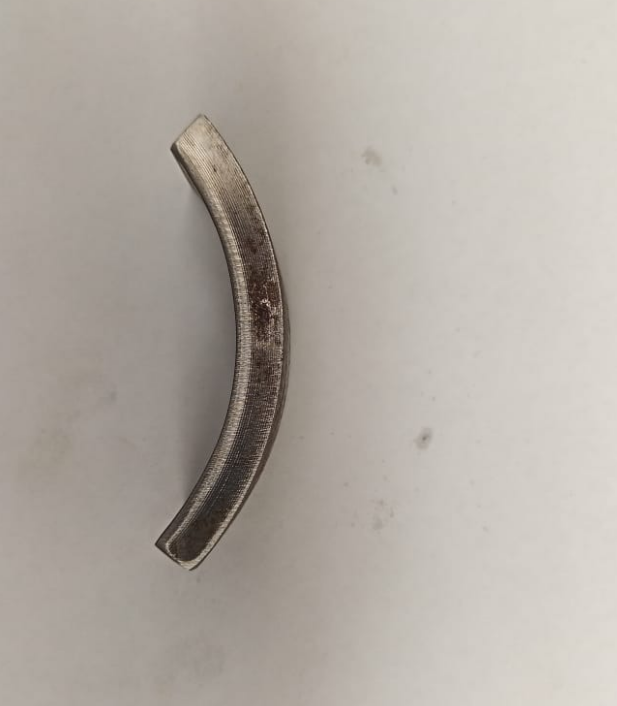
#> input picture img/photo_14.png, 617 x 706 px
$ jupyter execute --allow-errors centro_contorno.ipynb   (shell and % lines are left out)
#> lines starting #> are read from the running program, lines starting #| are printed output that depends on the picture; after the words box and inside, x2 and y2 are one past the last pixel; in counts of white or black regions, pixels touching at a corner belong together
# Centro de un Contorno con OpenCV Python

Ref: https://robologs.net/2019/06/24/buscar-el-centro-de-un-contorno-con-opencv-python/

## Instalar librerias (solo la primera vez)
* [Numpy](https://pypi.org/project/numpy/)
* [Opencv](https://pypi.org/project/opencv-python/)
* [Matplotlib](https://pypi.org/project/matplotlib/)

## Cargar imagen

[cell 1]
import numpy as np
import cv2
import matplotlib.pyplot as plt

#Cargamos una fuente de texto
font = cv2.FONT_HERSHEY_SIMPLEX

#Abrimos la imagen
imagen = cv2.imread("../img/photo_14.png")
#> imagen is the input picture: shape (706, 617, 3); mean B, G, R 164.1, 171.6, 178.5
if(imagen is None):
    print("Error: no se ha podido encontrar la imagen")
    quit()

# OpenCV by default reads images in BGR format
imagen_original = cv2.cvtColor(imagen, cv2.COLOR_BGR2RGB)

plt.imshow(imagen_original)
plt.show()

Tutorial de [segmentación](https://realpython.com/python-opencv-color-spaces/).

## Ver distribucion de colores RGB en 3D (opcional)

[cell 2]
from mpl_toolkits.mplot3d import Axes3D
from matplotlib import cm
from matplotlib import colors

def plot3dColor (imagen):
    r, g, b = cv2.split(imagen)
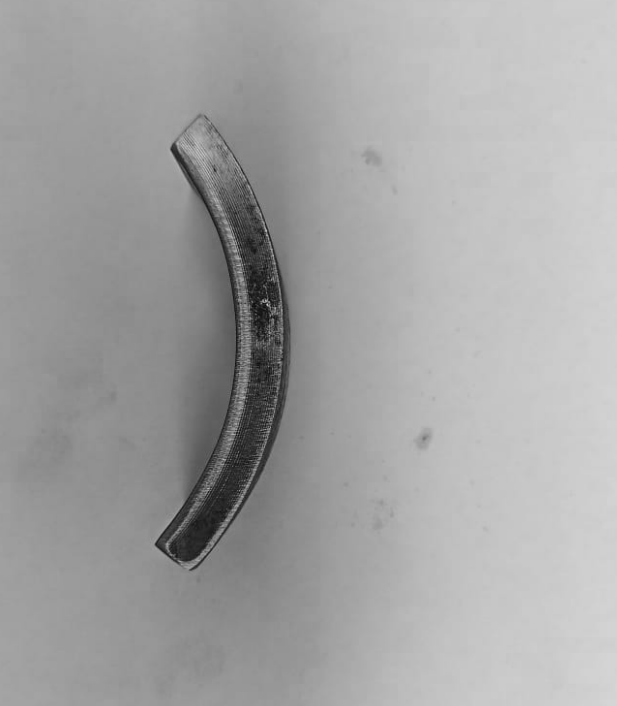
#> r: shape (706, 617); min 12, max 213, mean 164.1
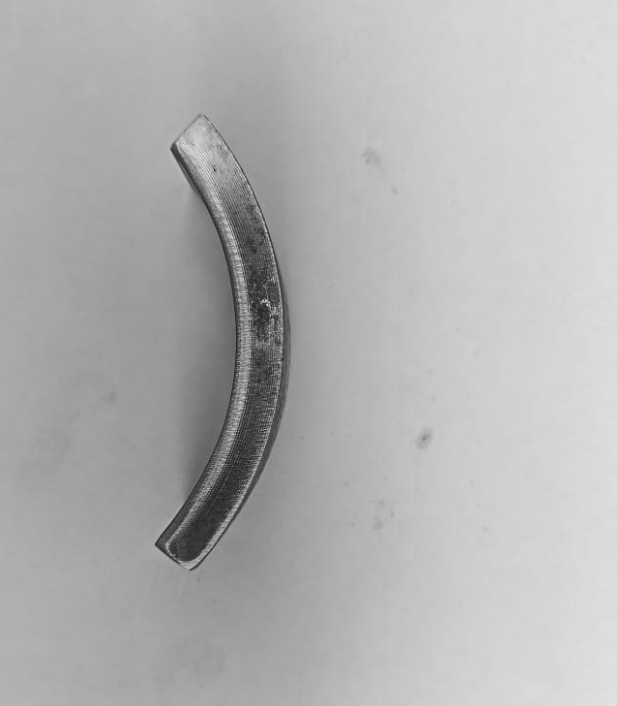
#> b: shape (706, 617); min 28, max 230, mean 178.5
    fig = plt.figure()
    axis = fig.add_subplot(1, 1, 1, projection="3d")

    pixel_colors = imagen.reshape((np.shape(imagen)[0]*np.shape(imagen)[1], 3))
    norm = colors.Normalize(vmin=-1.,vmax=1.)
    norm.autoscale(pixel_colors)
    pixel_colors = norm(pixel_colors).tolist()
#> pixel_colors = 435602 items

    axis.scatter(r.flatten(), g.flatten(), b.flatten(), facecolors=pixel_colors, marker=".")
    axis.set_xlabel("Red")
    axis.set_ylabel("Green")
    axis.set_zlabel("Blue")
    plt.show()
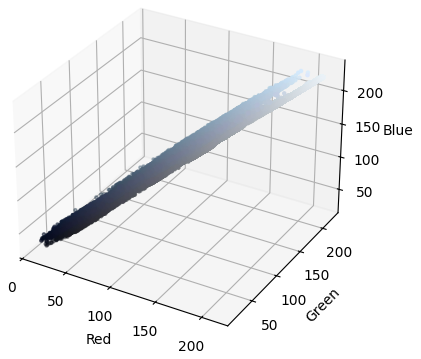
#> figure drawn by matplotlib, 1 panel

[cell 3]
plot3dColor(imagen)

## Cambiar de espacio color RGB a HSV

HSV significa tono, saturación y valor (o brillo) , y es un espacio de color cilíndrico. Los colores, o matices, se modelan como una dimensión angular que gira alrededor de un eje vertical central, que representa el canal de valor. Los valores van de oscuro (0 en la parte inferior) a claro en la parte superior. El tercer eje, la saturación, define los tonos de tono desde el menos saturado, en el eje vertical, hasta el más saturado, más alejado del centro

[cell 4]
hsv_imagen = cv2.cvtColor(imagen, cv2.COLOR_BGR2HSV)
#> hsv_imagen: shape (706, 617, 3); mean H, S, V 15.6, 22.4, 178.5
plt.imshow(hsv_imagen)
plt.show()

[cell 5]
plot3dColor(hsv_imagen)
#> in plot3dColor (call 2), `r, g, b = cv2.split(imagen)`:
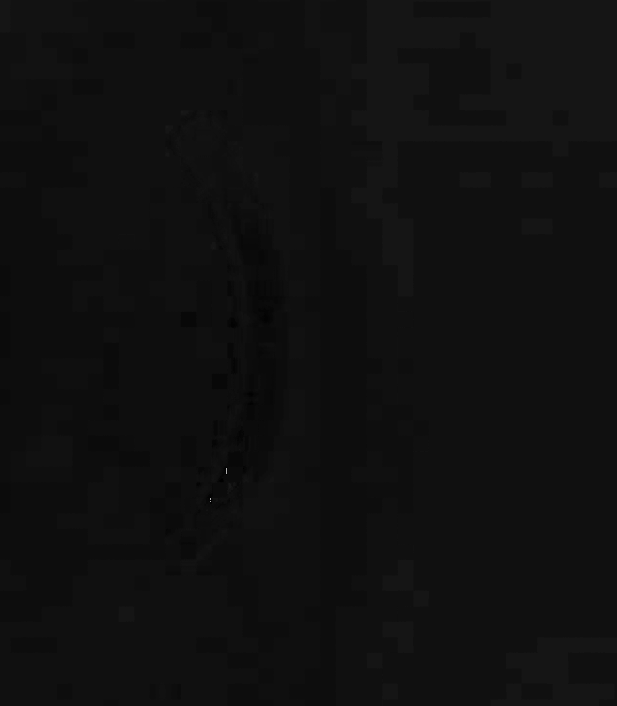
#> r: shape (706, 617); min 0, max 177, mean 15.6
#> in plot3dColor (call 2), `r, g, b = cv2.split(imagen)`:
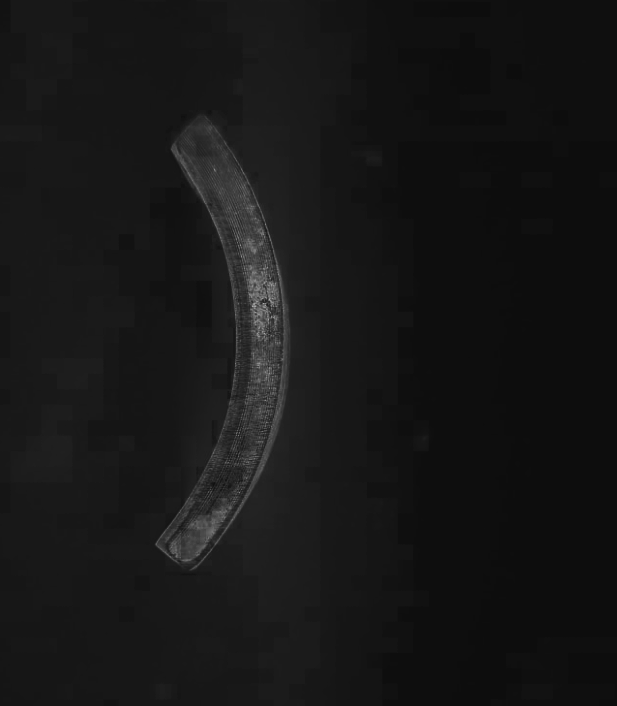
#> g: shape (706, 617); min 13, max 176, mean 22.4
#> in plot3dColor (call 2), `plt.show()`:
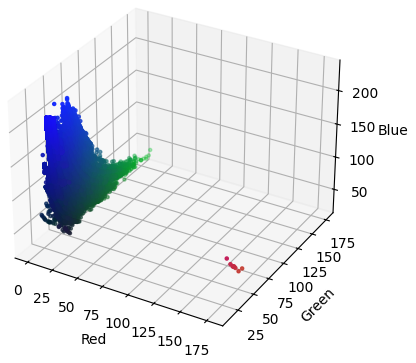
#> figure drawn by matplotlib, 1 panel

#> (a cell that did not finish here is left out)

[cell 7]
# Calculamos la mascara
#Establecemos el rango mínimo y máximo de (Blue, Green, Red):
hMin = 9
hMax = 34
sMin = 38
sMax = 44
vMin = 74
vMax = 172

color_bajos=np.array([hMin,sMin,vMin])
color_altos=np.array([hMax,sMax,vMax])

mascara = cv2.inRange(hsv_imagen, color_bajos, color_altos)
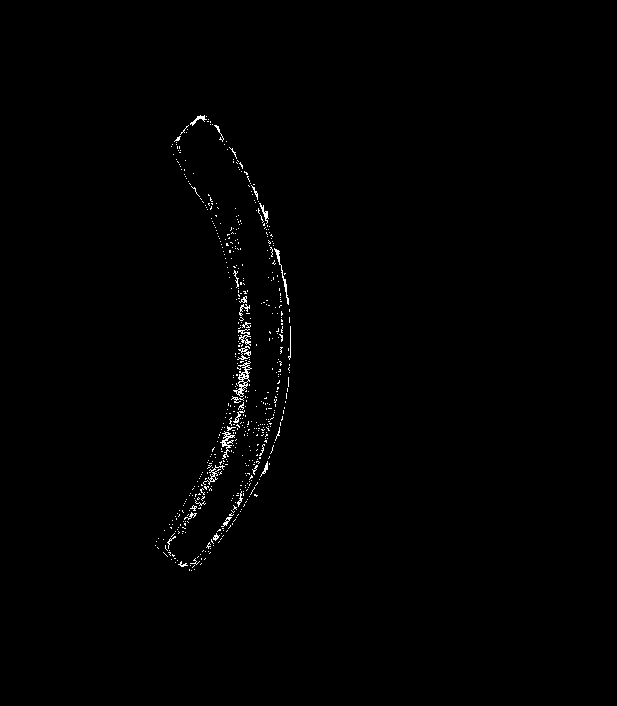
#> mascara: shape (706, 617); 0.63% white in thin lines or dots, all inside (x1, y1, x2, y2) = (155, 115, 291, 571)

resultado = cv2.bitwise_and(imagen, imagen, mask=mascara)
plt.imshow(resultado, cmap='gray')
plt.show()

[cell 8]
#Invertimos la mascara para obtener las bolas
mascara_inv = cv2.bitwise_not(mascara)
plt.imshow(mascara_inv, cmap='gray')
plt.show()

[cell 9]
#Eliminamos ruido
kernel = np.ones((3,3),np.uint8)
mascara_inv = cv2.morphologyEx(mascara_inv,cv2.MORPH_OPEN,kernel)
#> mascara_inv: shape (706, 617); 98.9% white; 224 black regions (203 under 20 px), largest, box (x1, y1, x2, y2) and area: (182, 265, 252, 529) 2285, (256, 203, 289, 305) 361, (245, 414, 274, 486) 254
mascara_inv = cv2.morphologyEx(mascara_inv,cv2.MORPH_CLOSE,kernel)
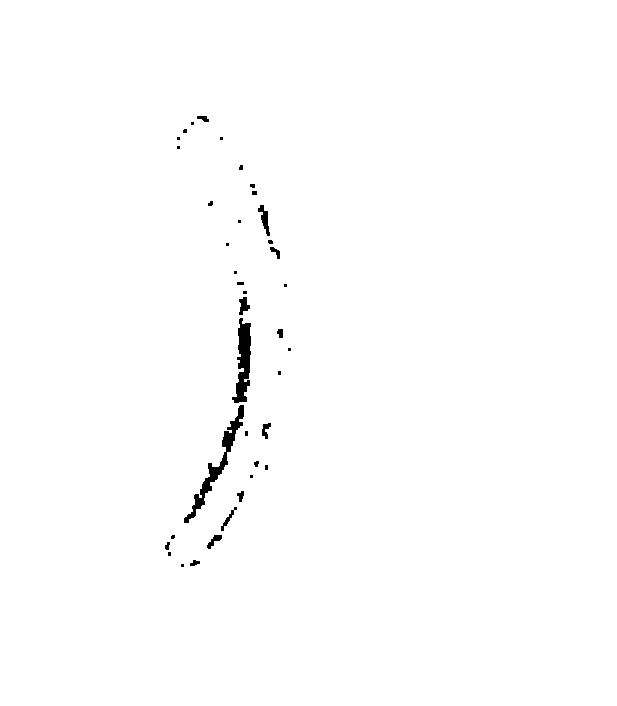
#> mascara_inv: shape (706, 617); 99.3% white; 38 black regions (21 under 20 px)
plt.imshow(mascara_inv, cmap='gray')
plt.show()

[cell 10]
#Buscamos los contornos de las bolas y los dibujamos en verde
contours,_ = cv2.findContours(mascara_inv, cv2.RETR_LIST, cv2.CHAIN_APPROX_SIMPLE)
#> contours = 40 contours, 15 with area under 20; largest, box (x1, y1, x2, y2) and area: (0, 0, 617, 706) 434280, (183, 404, 245, 524) 1171, (231, 317, 252, 404) 1014, (257, 204, 271, 237) 200, (238, 296, 251, 316) 146
cv2.drawContours(imagen_original, contours, -1, (0,255,0), 2)
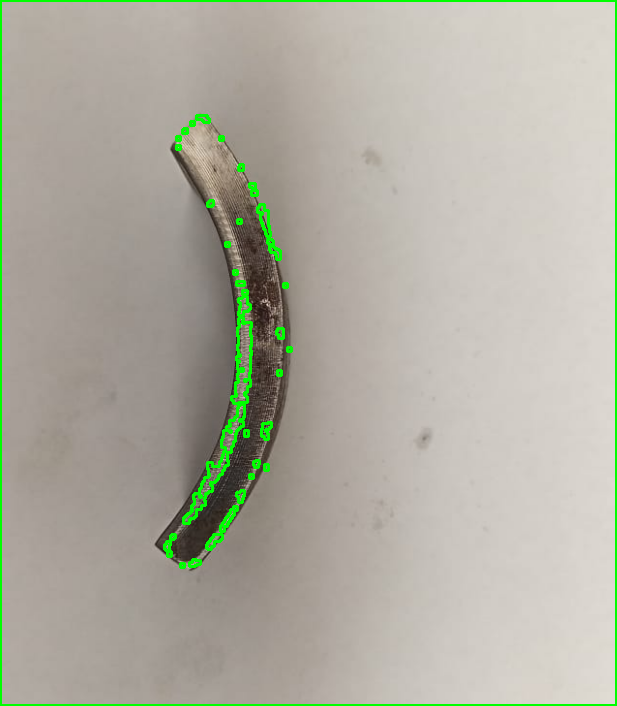
#> imagen_original: shape (706, 617, 3); mean R, G, B 174.9, 174, 160.9
plt.imshow(imagen_original)
plt.show()

[cell 11]
#Buscamos el centro de las bolas y lo pintamos en rojo
for i in contours:
    #Calcular el centro a partir de los momentos
    momentos = cv2.moments(i)
    cx = int(momentos['m10']/momentos['m00'])
    cy = int(momentos['m01']/momentos['m00'])

    #Dibujar el centro
    cv2.circle(imagen_original,(cx, cy), 3, (0,0,255), -1)

    #Escribimos las coordenadas del centro
    cv2.putText(imagen_original,"(x: " + str(cx) + ", y: " + str(cy) + ")",(cx+10,cy+10), font, 0.5,(255,255,255),1)
#> this loop made 40 passes
#> (cx, cy) on passes 1 to 12: (182, 565), (194, 562), (169, 553), (167, 545), (213, 540), (172, 536), (226, 519), (235, 508), (240, 495), (251, 476), (266, 467), (256, 463)
#> (i, cx, cy) on pass 40: ([[0, 0], [0, 705], [616, 705], [616, 0]], 308, 352)
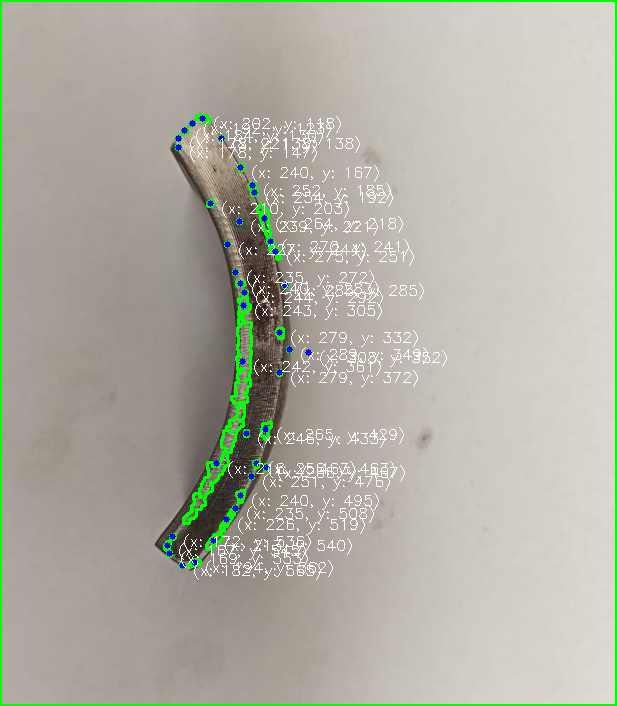
#> imagen_original: shape (706, 617, 3); 2.31% of pixels changed, all inside (x1, y1, x2, y2) = (164, 115, 447, 580)

[cell 12]
#Mostramos la imagen final
cv2.imshow('Final', imagen_original)

#Salir con ESC
while(1):
    tecla = cv2.waitKey(5) & 0xFF
#> (key Esc is pressed here)

$ run again, with img/photo_01.jpeg saved as img/photo_14.png
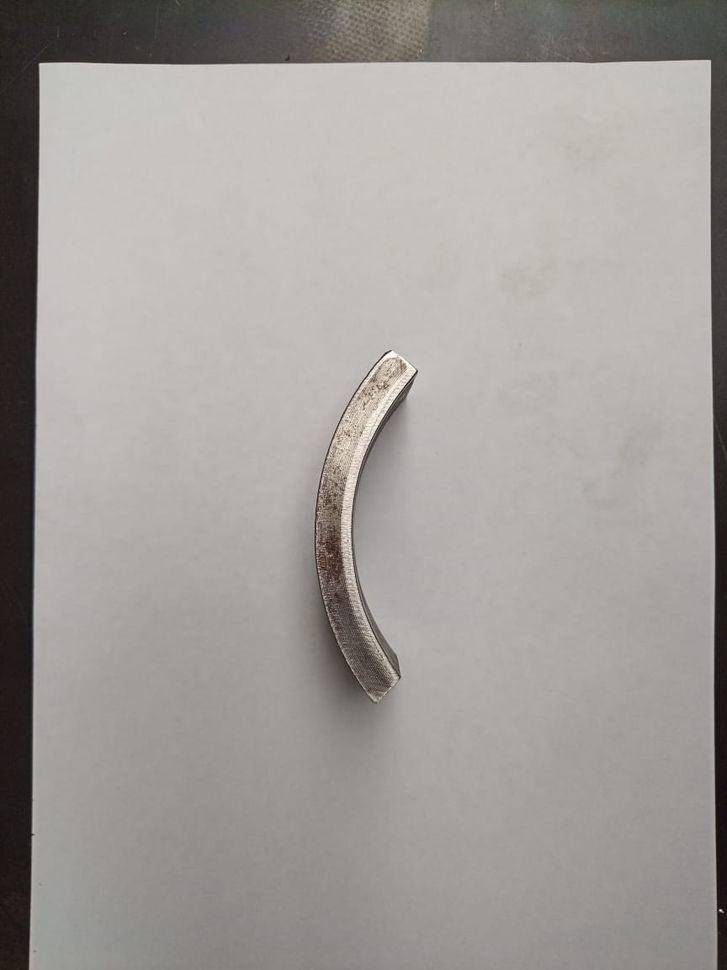
#> input picture img/photo_01.jpeg, 727 x 970 px, shrunk from 864 x 1152 before the run
#> imagen is the input picture: shape (970, 727, 3); mean B, G, R 153.2, 156.6, 160.5
#> pixel_colors = 705190 items
#> hsv_imagen: shape (970, 727, 3); mean H, S, V 17.9, 14.3, 160.6
#> `mascara = cv2.inRange(hsv_imagen, color_bajos, color_altos)`:
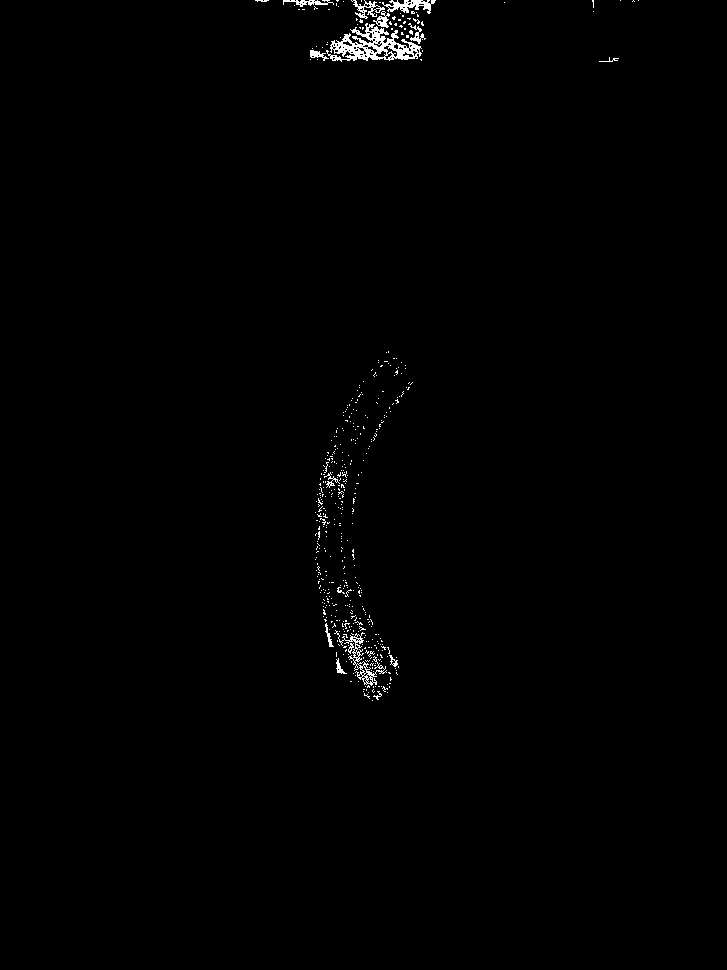
#> mascara: shape (970, 727); 0.67% white in thin lines or dots, all inside (x1, y1, x2, y2) = (255, 0, 639, 701)
#> contours = 41 contours, 19 with area under 20; largest, box (x1, y1, x2, y2) and area: (0, 0, 727, 970) 699262, (337, 614, 388, 689) 1522, (322, 469, 348, 489) 248, (316, 497, 328, 528) 179, (335, 657, 345, 675) 86
#> the loop `for i in contours:` made 41 passes
#> (cx, cy) on passes 1 to 8: (378, 695), (385, 689), (393, 662), (338, 666), (385, 648), (329, 639), (336, 632), (369, 621)
#> after the loop `for i in contours:`:
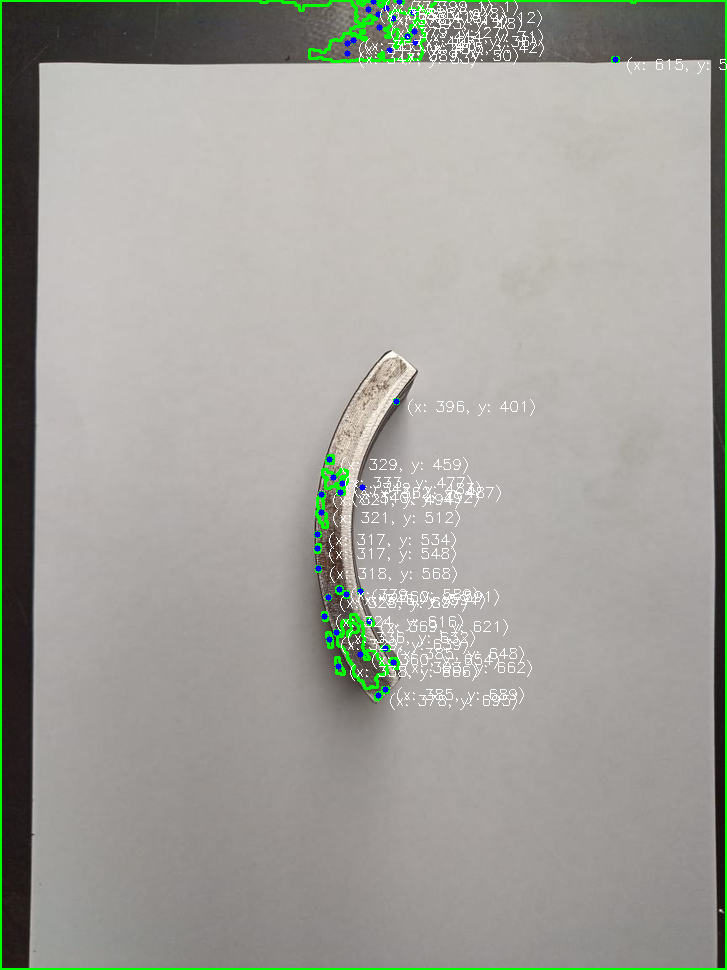
#> imagen_original: shape (970, 727, 3); mean R, G, B 160.3, 160.4, 153.7

$ run again, with img/photo_02.jpeg saved as img/photo_14.png
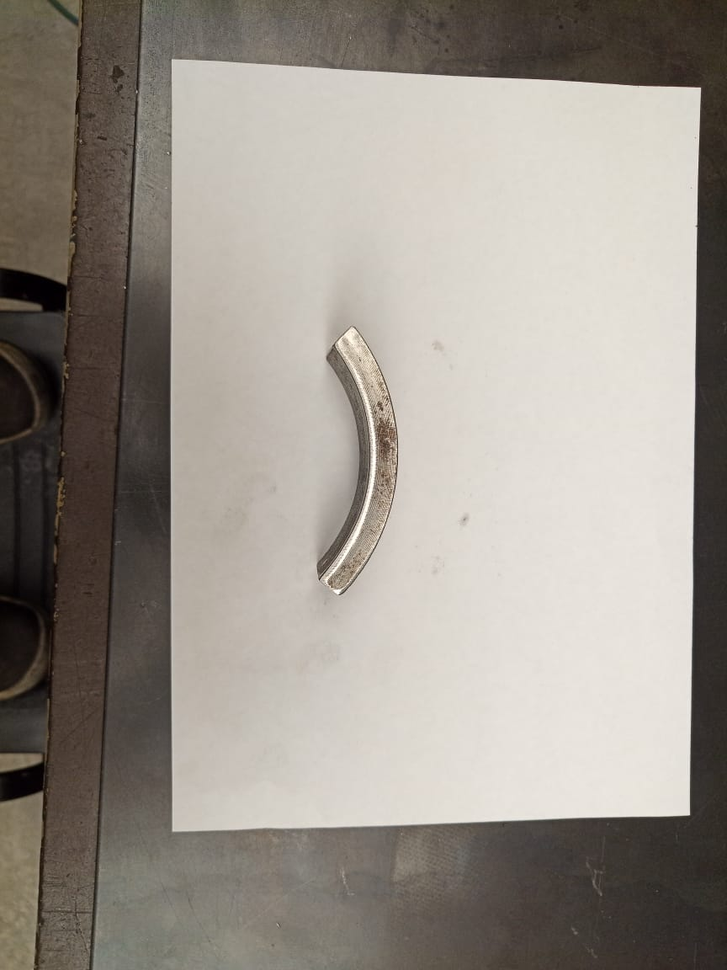
#> input picture img/photo_02.jpeg, 727 x 970 px, shrunk from 864 x 1152 before the run
#> imagen is the input picture: shape (970, 727, 3); mean B, G, R 139.2, 147.4, 153.9
#> pixel_colors = 705190 items
#> hsv_imagen: shape (970, 727, 3); mean H, S, V 17.7, 34, 154
#> mascara: shape (970, 727); 3.8% white; 913 white regions (866 under 20 px), largest, box (x1, y1, x2, y2) and area: (368, 825, 518, 970) 9237, (102, 727, 172, 849) 3394, (187, 0, 403, 72) 3256
#> contours = 101 contours, 43 with area under 20; largest, box (x1, y1, x2, y2) and area: (0, 0, 727, 970) 685592, (100, 726, 172, 837) 4123, (106, 568, 169, 715) 3806, (132, 253, 171, 326) 2223, (328, 358, 371, 540) 1874
#> the loop `for i in contours:` made 101 passes
#> (cx, cy) on passes 1, 2, 3, 4, 6, 7, 8, 9: (86, 966), (86, 959), (481, 945), (75, 949), (74, 934), (61, 936), (450, 935), (86, 935)
#> after the loop `for i in contours:`:
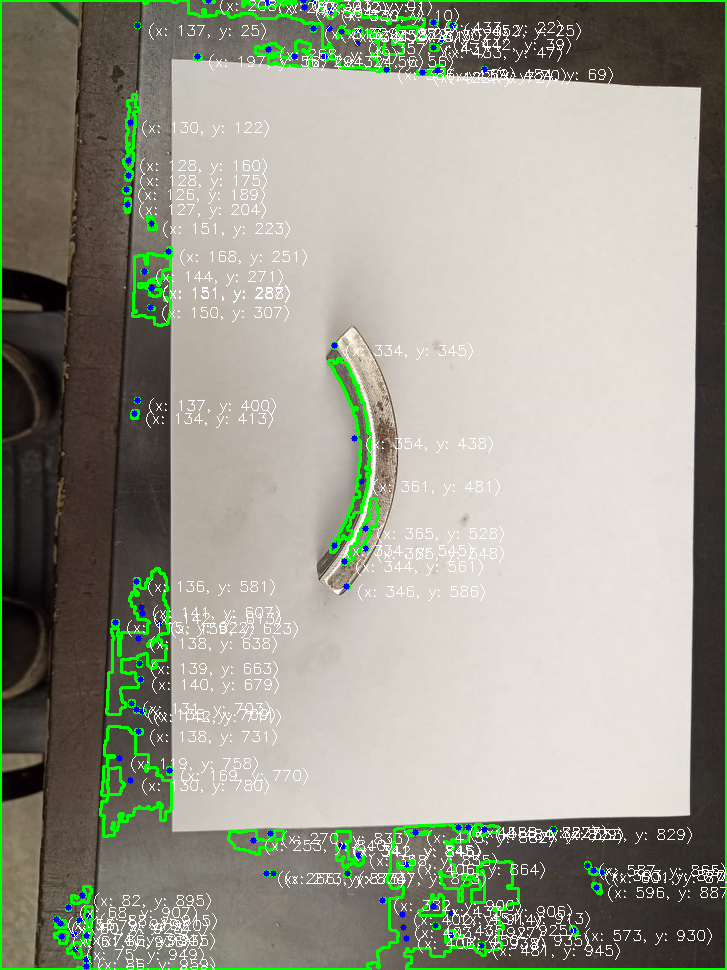
#> imagen_original: shape (970, 727, 3); mean R, G, B 154.2, 156.5, 141.5
